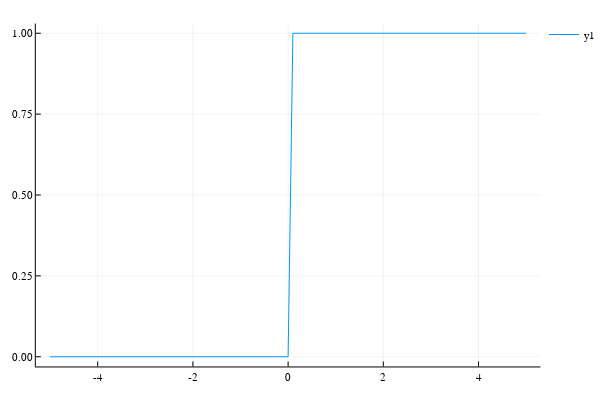

Source (notebook cell):
### Code cell
# Plotsパッケージ追加
using Pkg
Pkg.add("Plots")

# Plotsパッケージ利用
using Plots
plotly() # Choose the Plotly.jl backend for web interactivity

# ステップ関数プロット
plot(a, y)

### Figure 1 — Plotly figure (JSON) as saved in the notebook; plotly's stock layout.template omitted (floating-point values rounded to 4 significant figures)
{"data": [{"colorbar": {"title": ""}, "hoverinfo": "text", "legendgroup": "y1", "line": {"color": "rgba(0, 154, 250, 1.000)", "dash": "solid", "shape": "linear", "width": 1}, "mode": "lines", "name": "y1", "showlegend": true, "text": [null, null, null, null, null, null, null, null, null, null, null, null, null, null, null, null, null, null, null, null, null, null, null, null, null, null, null, null, null, null, null, null, null, null, null, null, null, null, null, null, null, null, null, null, null, null, null, null, null, null, null, null, null, null, null, null, null, null, null, null, null, null, null, null, null, null, null, null, null, null, null, null, null, null, null, null, null, null, null, null, null, null, null, null, null, null, null, null, null, null, null, null, null, null, null, null, null, null, null, null, null], "type": "scatter", "x": [-5, -4.9, -4.8, -4.7, -4.6, -4.5, -4.4, -4.3, -4.2, -4.1, -4, -3.9, -3.8, -3.7, -3.6, -3.5, -3.4, -3.3, -3.2, -3.1, -3, -2.9, -2.8, -2.7, -2.6, -2.5, -2.4, -2.3, -2.2, -2.1, -2, -1.9, -1.8, -1.7, -1.6, -1.5, -1.4, -1.3, -1.2, -1.1, -1, -0.9, -0.8, -0.7, -0.6, -0.5, -0.4, -0.3, -0.2, -0.1, 0, 0.1, 0.2, 0.3, 0.4, 0.5, 0.6, 0.7, 0.8, 0.9, 1, 1.1, 1.2, 1.3, 1.4, 1.5, 1.6, 1.7, 1.8, 1.9, 2, 2.1, 2.2, 2.3, 2.4, 2.5, 2.6, 2.7, 2.8, 2.9, 3, 3.1, 3.2, 3.3, 3.4, 3.5, 3.6, 3.7, 3.8, 3.9, 4, 4.1, 4.2, 4.3, 4.4, 4.5, 4.6, 4.7, 4.8, 4.9, 5], "xaxis": "x1", "y": [0, 0, 0, 0, 0, 0, 0, 0, 0, 0, 0, 0, 0, 0, 0, 0, 0, 0, 0, 0, 0, 0, 0, 0, 0, 0, 0, 0, 0, 0, 0, 0, 0, 0, 0, 0, 0, 0, 0, 0, 0, 0, 0, 0, 0, 0, 0, 0, 0, 0, 0, 1, 1, 1, 1, 1, 1, 1, 1, 1, 1, 1, 1, 1, 1, 1, 1, 1, 1, 1, 1, 1, 1, 1, 1, 1, 1, 1, 1, 1, 1, 1, 1, 1, 1, 1, 1, 1, 1, 1, 1, 1, 1, 1, 1, 1, 1, 1, 1, 1, 1], "yaxis": "y1", "zmax": 0.1, "zmin": -0.1}], "layout": {"annotations": [], "height": 400, "legend": {"bgcolor": "rgba(255, 255, 255, 1.000)", "bordercolor": "rgba(0, 0, 0, 1.000)", "font": {"color": "rgba(0, 0, 0, 1.000)", "family": "sans-serif", "size": 11}, "tracegroupgap": 0, "x": 1, "y": 1}, "margin": {"b": 20, "l": 0, "r": 0, "t": 20}, "paper_bgcolor": "rgba(255, 255, 255, 1.000)", "plot_bgcolor": "rgba(255, 255, 255, 1.000)", "showlegend": true, "width": 600, "xaxis": {"anchor": "y1", "domain": [0.06582, 0.9934], "gridcolor": "rgba(0, 0, 0, 0.100)", "gridwidth": 0.5, "linecolor": "rgba(0, 0, 0, 1.000)", "mirror": false, "range": [-5.3, 5.3], "showgrid": true, "showline": true, "showticklabels": true, "tickangle": 0, "tickcolor": "rgb(0, 0, 0)", "tickfont": {"color": "rgba(0, 0, 0, 1.000)", "family": "sans-serif", "size": 11}, "tickmode": "array", "ticks": "inside", "ticktext": ["-4", "-2", "0", "2", "4"], "tickvals": [-4, -2, 0, 2, 4], "title": "", "titlefont": {"color": "rgba(0, 0, 0, 1.000)", "family": "sans-serif", "size": 15}, "type": "-", "visible": true, "zeroline": false, "zerolinecolor": "rgba(0, 0, 0, 1.000)"}, "yaxis": {"anchor": "x1", "domain": [0.03762, 0.9902], "gridcolor": "rgba(0, 0, 0, 0.100)", "gridwidth": 0.5, "linecolor": "rgba(0, 0, 0, 1.000)", "mirror": false, "range": [-0.03, 1.03], "showgrid": true, "showline": true, "showticklabels": true, "tickangle": 0, "tickcolor": "rgb(0, 0, 0)", "tickfont": {"color": "rgba(0, 0, 0, 1.000)", "family": "sans-serif", "size": 11}, "tickmode": "array", "ticks": "inside", "ticktext": ["0.00", "0.25", "0.50", "0.75", "1.00"], "tickvals": [0, 0.25, 0.5, 0.75, 1], "title": "", "titlefont": {"color": "rgba(0, 0, 0, 1.000)", "family": "sans-serif", "size": 15}, "type": "-", "visible": true, "zeroline": false, "zerolinecolor": "rgba(0, 0, 0, 1.000)"}}}
